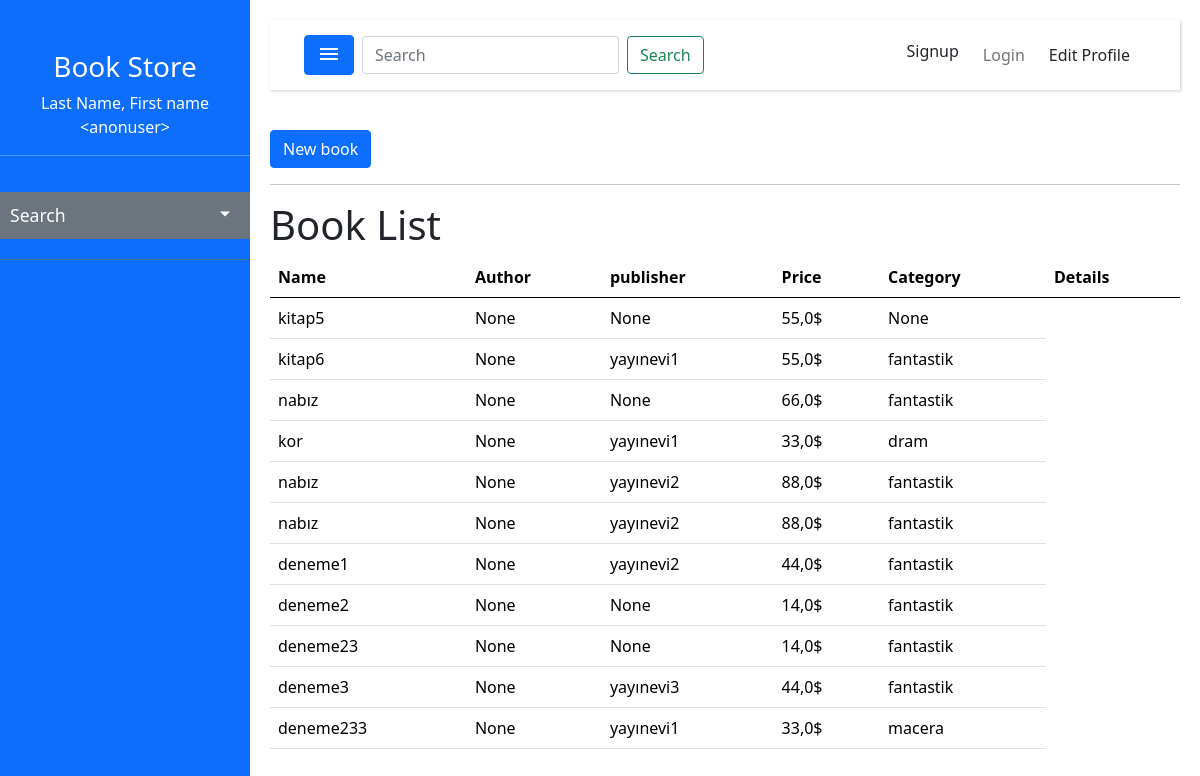
/books/, run on an earlier commit of the app's database.
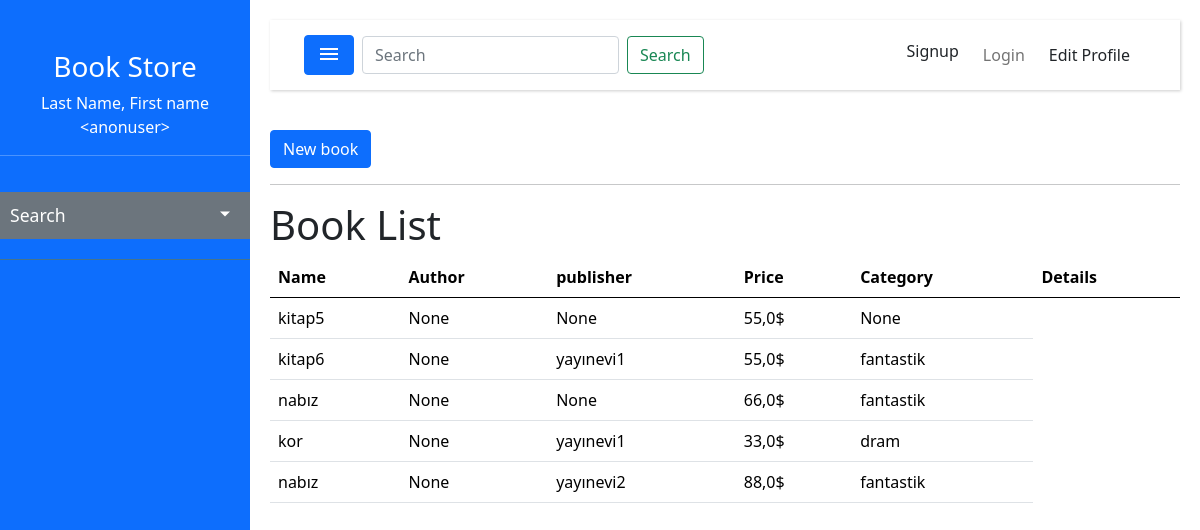
And on a later commit of the database.
### books/models.py (models this page shows, shortened)
class Book(models.Model):
    dbid = models.AutoField(primary_key=True)
    uuid = models.UUIDField(db_index=True, default=uuid_lib.uuid4, editable=False)
    book_name = models.CharField(max_length=100)
    ISBN = models.CharField(max_length=50, default="")
    pub_time = models.DateField()
    price = models.FloatField()
    categories = models.ManyToManyField(Category, related_name='books')
    author = models.ManyToManyField(Author, related_name='books', blank=True)
    publisher = models.ManyToManyField(Publisher, related_name='books', blank=True)
    slug = models.SlugField(unique=True)
    img = models.ImageField(upload_to='images/', null=True, blank=True,)

### publishers/models.py (models this page shows)
class Publisher(models.Model):
    publisher_name = models.CharField(max_length=100)
    establish_year = models.DateField()
    def __str__(self):
        return self.publisher_name

### categories/models.py (models this page shows)
class Category(models.Model):
    name = models.CharField(max_length=100)
    def __str__(self):
        return self.name

### books/views.py (the view)
# urls.py: path('', views.book_list, name='books'),
def book_list(request):
    books = Book.objects.all()
    serializer = BookSerializer(books, many=True)
    return render(request, 'book_list.html', {'books': serializer.data})

### cart/context_processors.py (called while the page is built)
def cart_context_processor(request):
    cart_items = []
    if request.user.is_authenticated:
        cart_items = Cart.objects.filter(user=request.user)
        serializer = CartSerializer(cart_items, many=True)
        cart_ordered_dicts = serializer.data
        cart_items = [dict(item) for item in cart_ordered_dicts]
    else:
        cart_items = []
    return {'cart': cart_items}

def cart_items_count(request):
    cart_items_count = 0  # Kullanıcı oturumu kapalıysa 0 olarak varsayalım
    if request.user.is_authenticated:
        cart_items_count = Cart.objects.filter(user=request.user).count()
    return {'cart_items_count': cart_items_count}

### books/templates/book_list.html (shortened to what this page needs)
{% extends 'bootstrap_base.html' %}
{% load static %}
{% load i18n %}
{% block content %}
  <p>
    <button type="button" class="btn btn-primary js-create-book" data-url="{% url 'book:book_create' %}">
      New book
    </button>
  </p>
<hr/>
<h1>Book List</h1>
<table class="table">
    <thead>
    <tr>
        <th>Name</th>
        <th>Author</th>
        <th>publisher</th>
        <th>Price</th>
        <th>Category</th>
        {% if user.is_authenticated and user.is_staff %}
        <th>Edit</th>
        {% else %}
        <th>Details</th>
        {% endif %}
    </tr>
    </thead>
    <tbody>
    {% include 'include/partial_book_list.html' %}
    </tbody>
</table>
{% endblock %}

### books/templates/include/partial_book_list.html
{% for book in books %}
<tr>
    <td>{{ book.book_name }}</td>
    {% if book.author %}
    {% for author in book.author %}
    <td>{{ author }}</td>
    {% endfor %}
    {% else %}
    <td>None</td>
    {% endif %}
    {% if book.publisher %}
    {% for publisher in book.publisher %}
    <td>{{ publisher }}</td>
    {% endfor %}
    {% else %}
    <td>None</td>
    {% endif %}
    <td>{{ book.price }}$</td>
    {% if book.categories %}
    {% for category in book.categories %}
    <td>{{ category }}</td>
    {% endfor %}
    {% else %}
    <td>None</td>
    {% endif %}
</tr>
{% empty %}
<tr>
    <td colspan="7" class="text-center bg-warning">No book</td>
</tr>
{% endfor %}

What changed in the data, as far as the page shows it:
removed Book: book_name "nabız", price "88,0"
removed Book: book_name "deneme1", price "44,0"
removed Book: book_name "deneme2", price "14,0"
removed Book: book_name "deneme23", price "14,0"
removed Book: book_name "deneme3", price "44,0"
no longer on this page (row unchanged): Publisher: publisher "yayınevi3"
removed Book: book_name "deneme233", price "33,0"
no longer on this page (row unchanged): Category: categories "macera"
Also different on the page:
list line gone: "None $"
list line gone: "yayınevi2"
list line gone: "fantastik"
list line gone: "None None $"
list line gone: "yayınevi1"
